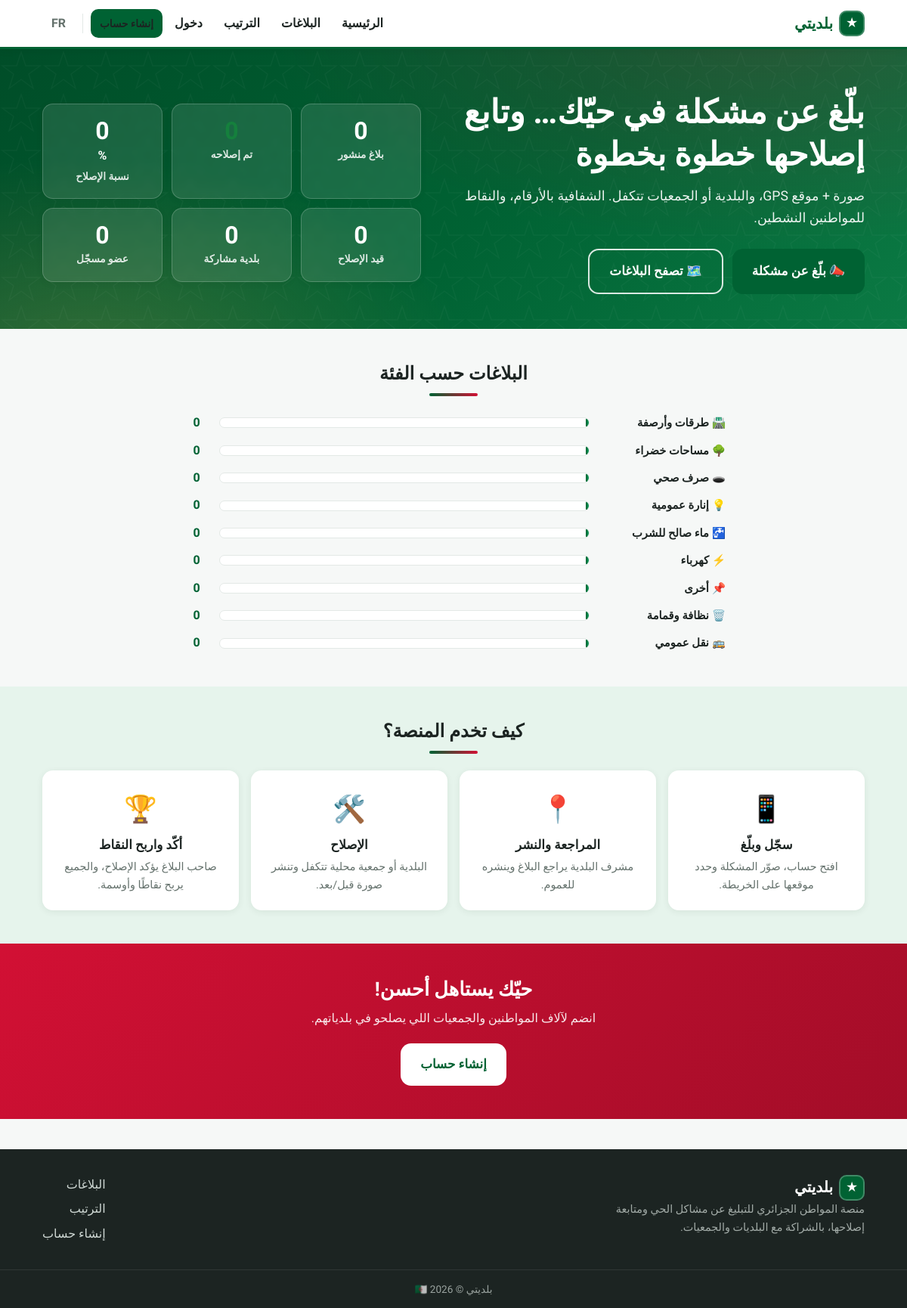
The page / on the database its author committed.
### tables this page shows
CREATE TABLE categories (
  id INT AUTO_INCREMENT PRIMARY KEY,
  name_ar VARCHAR(80) NOT NULL,
  name_fr VARCHAR(80) NOT NULL,
  icon VARCHAR(16) NOT NULL DEFAULT '🏷️',
  is_active TINYINT(1) NOT NULL DEFAULT 1
);

### includes/functions.php (called while the page is built, shortened)
<?php
function e(?string $s): string
{
    return htmlspecialchars((string) $s, ENT_QUOTES, 'UTF-8');
}
function url(string $path = ''): string
{
    return WEB_BASE . '/' . ltrim($path, '/');
}
function lang(): string
{
    return (isset($_SESSION['lang']) && $_SESSION['lang'] === 'fr') ? 'fr' : 'ar';
}
function is_rtl(): bool
{
    return lang() === 'ar';
}
function t(string $key, ...$args): string
{
    static $strings = null;
    if ($strings === null) {
        $strings = require BASE_PATH . '/includes/lang/' . lang() . '.php';
    }
    $s = $strings[$key] ?? $key;
    return $args ? vsprintf($s, $args) : $s;
}
function lc(array $row, string $col): string
{
    return (string) ($row[$col . '_' . lang()] ?? $row[$col . '_ar'] ?? '');
}
function app_name(): string
{
    return lang() === 'ar' ? APP_NAME_AR : APP_NAME_FR;
}

### includes/auth.php (called while the page is built, shortened)
<?php
require_once __DIR__ . '/functions.php';
function current_user(): ?array
{
    static $user = false;
    if ($user === false) {
        $user = null;
    }
    return $user;
}

### index.php (the view, shortened to what this page needs)
<?php
require_once __DIR__ . '/includes/auth.php';
$db = db();
$S = $db->query("SELECT
    (SELECT COUNT(*) FROM complaints WHERE status NOT IN ('pending','rejected')) AS total,
    (SELECT COUNT(*) FROM complaints WHERE status IN ('resolved','closed')) AS resolved,
    (SELECT COUNT(*) FROM complaints WHERE status = 'in_progress') AS in_progress,
    (SELECT COUNT(DISTINCT commune_id) FROM complaints WHERE status NOT IN ('pending','rejected')) AS communes,
    (SELECT COUNT(*) FROM users WHERE role = 'citizen') AS citizens,
    (SELECT COUNT(*) FROM users WHERE role = 'association' AND is_verified = 1) AS assocs")->fetch();
$rate = $S['total'] > 0 ? (int) round($S['resolved'] * 100 / $S['total']) : 0;
$cats = $db->query("SELECT c.id, c.name_ar, c.name_fr, c.icon, COUNT(x.id) AS n
    FROM categories c
    LEFT JOIN complaints x ON x.category_id = c.id AND x.status NOT IN ('pending','rejected')
    WHERE c.is_active = 1
    GROUP BY c.id, c.name_ar, c.name_fr, c.icon ORDER BY n DESC")->fetchAll();
$maxCat = 1;
foreach ($cats as $c) {
    $maxCat = max($maxCat, (int) $c['n']);
}
require __DIR__ . '/includes/layout/header.php';
?>
<section class="hero">
  <div class="container hero-inner">
    <div class="hero-text">
      <h1><?= e(t('hero_h1')) ?></h1>
      <p class="hero-sub"><?= e(t('hero_sub')) ?></p>
      <div class="hero-cta">
        <a class="btn btn-primary btn-lg" href="<?= e(url($me ? 'dashboard/new-complaint.php' : 'register.php')) ?>">📣 <?= e(t('hero_cta_report')) ?></a>
        <a class="btn btn-ghost btn-lg" href="<?= e(url('complaints.php')) ?>">🗺️ <?= e(t('hero_cta_browse')) ?></a>
      </div>
    </div>
    <div class="hero-stats">
      <div class="stat-card"><span class="stat-num" data-count="<?= (int) $S['total'] ?>">0</span><span class="stat-label"><?= e(t('stat_total')) ?></span></div>
      <div class="stat-card stat-green"><span class="stat-num" data-count="<?= (int) $S['resolved'] ?>">0</span><span class="stat-label"><?= e(t('stat_resolved')) ?></span></div>
      <div class="stat-card"><span class="stat-num" data-count="<?= $rate ?>">0</span><span class="stat-suffix">%</span><span class="stat-label"><?= e(t('stat_rate')) ?></span></div>
      <div class="stat-card"><span class="stat-num" data-count="<?= (int) $S['in_progress'] ?>">0</span><span class="stat-label"><?= e(t('stat_in_progress')) ?></span></div>
      <div class="stat-card"><span class="stat-num" data-count="<?= (int) $S['communes'] ?>">0</span><span class="stat-label"><?= e(t('stat_communes')) ?></span></div>
      <div class="stat-card"><span class="stat-num" data-count="<?= (int) $S['citizens'] + (int) $S['assocs'] ?>">0</span><span class="stat-label"><?= e(t('stat_members')) ?></span></div>
    </div>
  </div>
</section>
<section class="section">
  <div class="container">
    <h2 class="section-title"><?= e(t('home_by_category')) ?></h2>
    <div class="cat-bars">
      <?php foreach ($cats as $c): ?>
      <div class="cat-bar">
        <span class="cat-bar-label"><?= e($c['icon']) ?> <?= e(lc($c, 'name')) ?></span>
        <div class="cat-bar-track"><div class="cat-bar-fill" style="width:<?= (int) round($c['n'] * 100 / $maxCat) ?>%"></div></div>
        <span class="cat-bar-num"><?= (int) $c['n'] ?></span>
      </div>
      <?php endforeach; ?>
    </div>
  </div>
</section>
<section class="section section-alt">
  <div class="container">
    <h2 class="section-title"><?= e(t('home_how_title')) ?></h2>
    <div class="steps">
      <div class="step"><span class="step-icon">📱</span><h3><?= e(t('how_1_t')) ?></h3><p><?= e(t('how_1_d')) ?></p></div>
      <div class="step"><span class="step-icon">📍</span><h3><?= e(t('how_2_t')) ?></h3><p><?= e(t('how_2_d')) ?></p></div>
      <div class="step"><span class="step-icon">🛠️</span><h3><?= e(t('how_3_t')) ?></h3><p><?= e(t('how_3_d')) ?></p></div>
      <div class="step"><span class="step-icon">🏆</span><h3><?= e(t('how_4_t')) ?></h3><p><?= e(t('how_4_d')) ?></p></div>
    </div>
  </div>
</section>
<section class="cta-band">
  <div class="container center">
    <h2><?= e(t('home_cta_title')) ?></h2>
    <p><?= e(t('home_cta_sub')) ?></p>
    <a class="btn btn-light btn-lg" href="<?= e(url('register.php')) ?>"><?= e(t('nav_register')) ?></a>
  </div>
</section>
<?php require __DIR__ . '/includes/layout/footer.php'; ?>

### includes/layout/header.php (shortened to what this page needs)
<?php
$me = current_user();
$unread = $me ? unread_notifications((int) $me['id']) : 0;
$langSwitch = function (string $to): string {
    $qs = $_GET;
    $qs['lang'] = $to;
    return e(strtok($_SERVER['REQUEST_URI'] ?? '', '?') . '?' . http_build_query($qs));
};
?>
<!DOCTYPE html>
<html lang="<?= lang() ?>" dir="<?= is_rtl() ? 'rtl' : 'ltr' ?>">
<head>
<link rel="stylesheet" href="<?= e(url('assets/css/style.css')) ?>">
</head>
<body data-base="<?= e(url('')) ?>">
<header class="topbar">
  <div class="container topbar-inner">
    <a class="brand" href="<?= e(url('index.php')) ?>">
      <span class="brand-mark">★</span>
      <span class="brand-name"><?= e(app_name()) ?></span>
    </a>
    <nav class="mainnav" id="mainnav">
      <a href="<?= e(url('index.php')) ?>"><?= e(t('nav_home')) ?></a>
      <a href="<?= e(url('complaints.php')) ?>"><?= e(t('nav_complaints')) ?></a>
      <a href="<?= e(url('leaderboard.php')) ?>"><?= e(t('nav_leaderboard')) ?></a>
      <?php if ($me): ?>
        <a href="<?= e(url(role_home($me))) ?>" class="nav-strong"><?= e(t('nav_dashboard')) ?></a>
        <?php if (in_array($me['role'], ['citizen', 'association'], true)): ?>
          <a class="nav-bell" href="<?= e(url('dashboard/notifications.php')) ?>" title="<?= e(t('nav_notifications')) ?>">
            🔔<?php if ($unread): ?><span class="bell-count"><?= $unread > 9 ? '9+' : $unread ?></span><?php endif; ?>
          </a>
        <?php endif; ?>
        <a href="<?= e(url('logout.php')) ?>" class="nav-muted"><?= e(t('nav_logout')) ?></a>
      <?php else: ?>
        <a href="<?= e(url('login.php')) ?>"><?= e(t('nav_login')) ?></a>
        <a href="<?= e(url('register.php')) ?>" class="btn btn-sm btn-primary"><?= e(t('nav_register')) ?></a>
      <?php endif; ?>
      <span class="lang-switch">
        <?php if (lang() === 'ar'): ?>
          <a href="<?= $langSwitch('fr') ?>">FR</a>
        <?php else: ?>
          <a href="<?= $langSwitch('ar') ?>">عربية</a>
        <?php endif; ?>
      </span>
    </nav>
  </div>
</header>
<main>

### includes/layout/footer.php (shortened to what this page needs)
</main>
<footer class="footer">
  <div class="container footer-inner">
    <div>
      <div class="brand"><span class="brand-mark">★</span> <?= e(app_name()) ?></div>
      <p class="footer-tag"><?= e(t('footer_tagline')) ?></p>
    </div>
    <nav class="footer-links">
      <a href="<?= e(url('complaints.php')) ?>"><?= e(t('nav_complaints')) ?></a>
      <a href="<?= e(url('leaderboard.php')) ?>"><?= e(t('nav_leaderboard')) ?></a>
      <a href="<?= e(url('register.php')) ?>"><?= e(t('nav_register')) ?></a>
    </nav>
  </div>
  <div class="footer-bottom"><?= e(app_name()) ?> © <?= date('Y') ?> 🇩🇿</div>
</footer>
</body>
</html>

### rows shown on the page
categories: icon "🛣️", name_ar "طرقات وأرصفة", n "0"
categories: icon "🌳", name_ar "مساحات خضراء", n "0"
categories: icon "🕳️", name_ar "صرف صحي", n "0"
categories: icon "💡", name_ar "إنارة عمومية", n "0"
categories: icon "🚰", name_ar "ماء صالح للشرب", n "0"
categories: icon "⚡", name_ar "كهرباء", n "0"
categories: icon "📌", name_ar "أخرى", n "0"
categories: icon "🗑️", name_ar "نظافة وقمامة", n "0"
categories: icon "🚌", name_ar "نقل عمومي", n "0"

### other values the page prints
app_name() "بلديتي"
t('nav_home') "الرئيسية"
t('nav_complaints') "البلاغات"
t('nav_leaderboard') "الترتيب"
t('nav_login') "دخول"
t('nav_register') "إنشاء حساب"
t('hero_h1') "بلّغ عن مشكلة في حيّك… وتابع إصلاحها خطوة بخطوة"
t('hero_sub') "صورة + موقع GPS، والبلدية أو الجمعيات تتكفل. الشفافية بالأرقام، والنقاط للمواطنين النشطين."
t('hero_cta_report') "بلّغ عن مشكلة"
t('hero_cta_browse') "تصفح البلاغات"
t('stat_total') "بلاغ منشور"
t('stat_resolved') "تم إصلاحه"
t('stat_rate') "نسبة الإصلاح"
t('stat_in_progress') "قيد الإصلاح"
t('stat_communes') "بلدية مشاركة"
